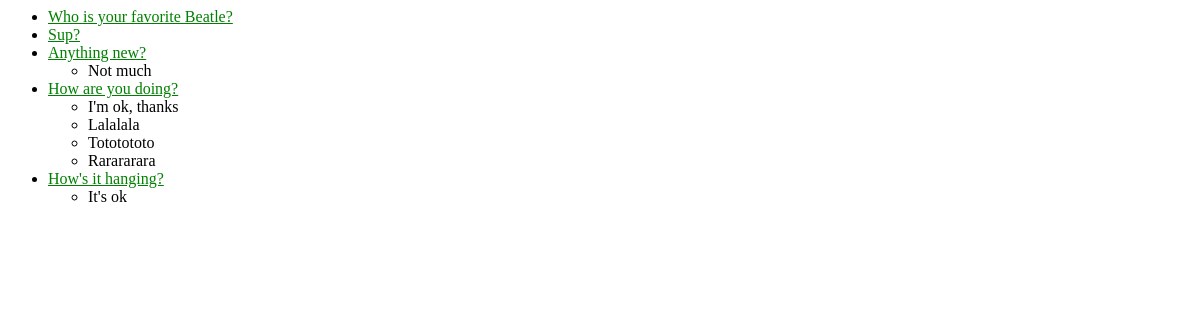
/polls/, run on an earlier commit of the app's database.
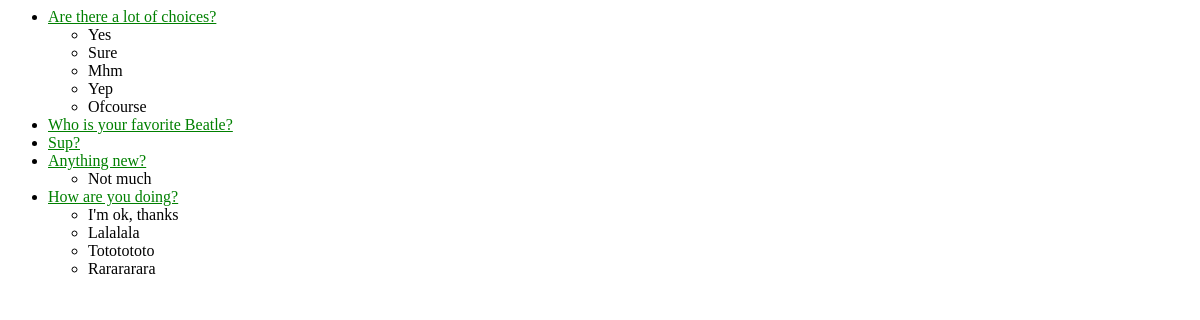
And on a later commit of the database.
### polls/models.py (models this page shows, shortened)
class Question(models.Model):
    question_text = models.CharField(max_length=200)
    pub_date = models.DateTimeField('date published')

class Choice(models.Model):
    question = models.ForeignKey(Question, on_delete=models.CASCADE)
    choice_text = models.CharField(max_length=200)
    votes = models.IntegerField(default=0)
    def __str__(self):
        return self.choice_text

### polls/views.py (the view)
class IndexView(generic.ListView):
    template_name = 'polls/index.html'
    context_object_name = 'latest_question_list'
    def get_queryset(self):
        return Question.objects.filter(
            pub_date__lte=timezone.now()
        ).order_by('-pub_date')[:5]

### polls/templates/polls/index.html
{% load staticfiles %}
<link rel="stylesheet" type="text/css" href="{% static 'polls/style.css' %}" />
{% if latest_question_list %}
    <ul>
    {% for question in latest_question_list %}
        <li><a href="{% url 'polls:detail' question.id %}">{{ question.question_text }}</a></li>
        <ul>
            {% for choice in question.choice_set.all %}
                <li>{{ choice }}</li>
            {% endfor %}
        </ul>
    {% endfor %}
    </ul>
{% else %}
    <p>No polls are available.</p>
{% endif %}

### polls/static/polls/style.css (style rules this page uses)
li a { color: green; }

What changed in the data, as far as the page shows it:
no longer on this page (row unchanged): Question: question_text "How's it hanging?"
no longer on this page (row unchanged): Choice: choice_text "It's ok", shown under "How's it hanging?"
added Question: question_text "Are there a lot of choices?"
added Choice: choice_text "Yes", shown under "Are there a lot of choices?"
added Choice: choice_text "Sure", shown under "Are there a lot of choices?"
added Choice: choice_text "Mhm", shown under "Are there a lot of choices?"
added Choice: choice_text "Yep", shown under "Are there a lot of choices?"
added Choice: choice_text "Ofcourse", shown under "Are there a lot of choices?"
